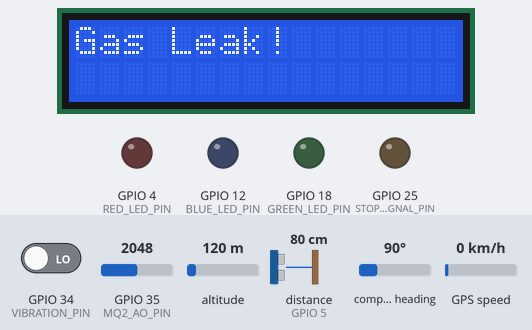
Recording of a sketch running on a simulated ESP32. On the bench: 16×2 character LCD, output pins drawn as LEDs (lit = HIGH). Wiring (inferred from the names in the program): ultrasonic range finder: trigger GPIO 23; echo GPIO 5. Inputs (shaded band) come from the test bench; at power-on: distance to the obstacle (sensor on GPIO 5) 80 cm, GPIO 35 (MQ2_AO_PIN) = 2048, GPIO 34 (VIBRATION_PIN) LOW, altitude 120 m, compass heading 90°, GPS speed 0 km/h. The echo pulse lasts 58.3 µs per cm; the GPS gets a fix after 3 s at 37.7749, -122.4194 with 8 satellites; the modem accepts every AT command (registered, SIM ready, sends succeed) and sends nothing else; pins used as bus, display or sensor lines are not drawn; what the sketch prints to the serial monitor is not drawn.

Above: at 3.2 s.
3.3 s: distance to the obstacle (sensor on GPIO 5) set to 39 cm
4.9 s: distance to the obstacle (sensor on GPIO 5) set to 30 cm
At 5.8 s:
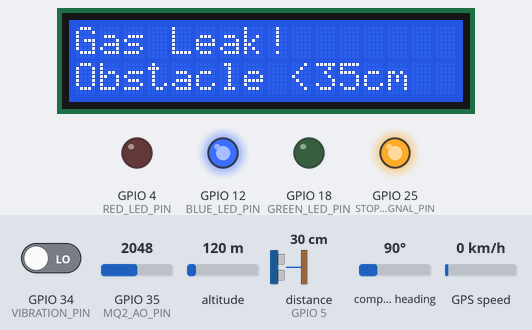
6.7 s: GPIO 35 (MQ2_AO_PIN) set to 1575
8.2 s: GPIO 35 (MQ2_AO_PIN) set to 1450
At 9.1 s:
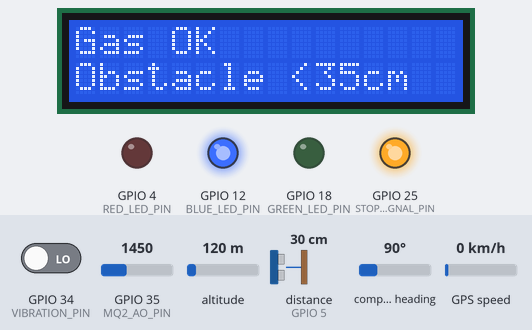
10.0 s: GPIO 34 (VIBRATION_PIN) driven HIGH
At 13.3 s:
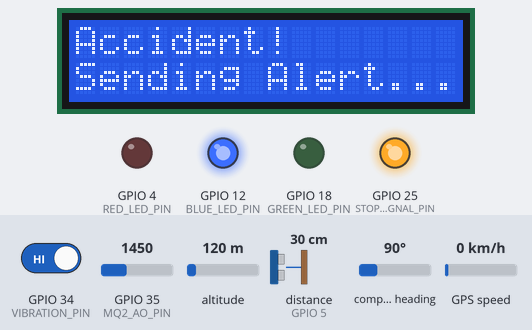
Timing chart, 0 to 21.8 s (numbered marks = the images above; inputs shaded):
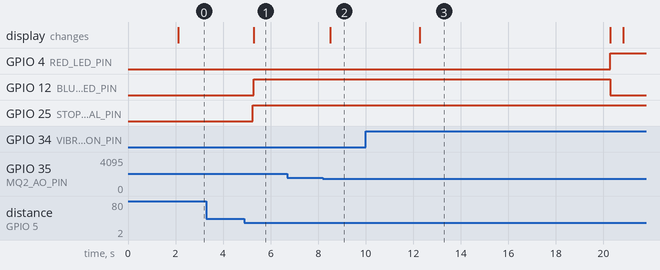

The sketch:

manual_codet_code_latest.ino
```cpp
#include <Wire.h>
#include <LiquidCrystal_I2C.h>
#include <TinyGPSPlus.h>
#include <SoftwareSerial.h>
#include <HardwareSerial.h>

// LCD Setup
LiquidCrystal_I2C lcd(0x27, 16, 2);

// GPS Setup (Serial1)
HardwareSerial gpsSerial(1); // UART1
TinyGPSPlus gps;

// GSM Setup (Serial2)
HardwareSerial gsmSerial(2); // UART2

// Pin Definitions
#define VIBRATION_PIN 34
#define MQ2_AO_PIN 35
#define TRIG_PIN 23
#define ECHO_PIN 5
#define STOP_SIGNAL_PIN 25

// LED Pins
#define BLUE_LED_PIN 12   // Obstacle Detected
#define RED_LED_PIN 4     // Accident Detected
#define GREEN_LED_PIN 18  // Normal

// I2C Pins (default for ESP32)
#define I2C_SDA 21
#define I2C_SCL 22

// Thresholds
#define GAS_THRESHOLD 1500
#define DISTANCE_THRESHOLD_CM 35
#define VIBRATION_DEBOUNCE_COUNT 5  // For false alarm reduction

// Variables
bool accidentDetected = false;
int vibrationCount = 0;

void setup() {
  Serial.begin(115200);

  // LCD
  Wire.begin(I2C_SDA, I2C_SCL);
  lcd.init();
  lcd.backlight();
  lcd.print("System Starting...");
  Serial.println("System Starting...");

  // Pin Modes
  pinMode(VIBRATION_PIN, INPUT);
  pinMode(MQ2_AO_PIN, INPUT);
  pinMode(TRIG_PIN, OUTPUT);
  pinMode(ECHO_PIN, INPUT);
  pinMode(STOP_SIGNAL_PIN, OUTPUT);

  pinMode(BLUE_LED_PIN, OUTPUT);
  pinMode(RED_LED_PIN, OUTPUT);
  pinMode(GREEN_LED_PIN, OUTPUT);

  // GPS & GSM
  gpsSerial.begin(9600, SERIAL_8N1, 16, 17);  // GPS
  gsmSerial.begin(9600, SERIAL_8N1, 26, 27);  // GSM

  delay(2000);
  lcd.clear();
  lcd.print("System Ready");
  Serial.println("System Ready");
}

void loop() {
  // Read sensors
  int vibration = digitalRead(VIBRATION_PIN);
  int gasLevel = analogRead(MQ2_AO_PIN);
  float distance = readUltrasonic();

  // Process GPS data
  while (gpsSerial.available()) {
    gps.encode(gpsSerial.read());
  }

  // Obstacle detection
  bool obstacleDetected = false;
  if (distance > 0 && distance < DISTANCE_THRESHOLD_CM) {
    digitalWrite(STOP_SIGNAL_PIN, HIGH);
    lcd.setCursor(0, 1);
    lcd.print("Obstacle <35cm ");
    Serial.println("Obstacle detected: Object < 35cm");
    obstacleDetected = true;
  } else {
    digitalWrite(STOP_SIGNAL_PIN, LOW);
  }

  // Gas detection
  bool gasLeak = gasLevel > GAS_THRESHOLD;

  // Debounce vibration signal
  if (vibration == HIGH) {
    vibrationCount++;
  } else {
    if (vibrationCount > 0) vibrationCount--;
  }

  // If vibration strong enough, trigger accident
  if (vibrationCount >= VIBRATION_DEBOUNCE_COUNT && !accidentDetected) {
    accidentDetected = true;
    lcd.clear();
    lcd.setCursor(0, 0);
    lcd.print("Accident!");
    lcd.setCursor(0, 1);
    lcd.print("Sending Alert...");
    Serial.println("Accident detected! Sending SMS alert...");
    sendSMS();
  }

  // LCD Gas status display
  lcd.setCursor(0, 0);
  if (gasLeak) {
    lcd.print("Gas Leak!    ");
    Serial.println("Gas Leak Detected!");
  } else {
    lcd.print("Gas OK       ");
    Serial.println("Gas Level Normal.");
  }

  // LED Logic - live update
  if (accidentDetected) {
    digitalWrite(RED_LED_PIN, HIGH);
    digitalWrite(BLUE_LED_PIN, LOW);
    digitalWrite(GREEN_LED_PIN, LOW);
  } else if (obstacleDetected) {
    digitalWrite(RED_LED_PIN, LOW);
    digitalWrite(BLUE_LED_PIN, HIGH);
    digitalWrite(GREEN_LED_PIN, LOW);
  } else if (!gasLeak) {
    digitalWrite(RED_LED_PIN, LOW);
    digitalWrite(BLUE_LED_PIN, LOW);
    digitalWrite(GREEN_LED_PIN, HIGH);
  } else {
    digitalWrite(RED_LED_PIN, LOW);
    digitalWrite(BLUE_LED_PIN, LOW);
    digitalWrite(GREEN_LED_PIN, LOW);
  }

  delay(500);  // Faster refresh
}

void sendSMS() {
  String location = "Unknown";
  if (gps.location.isValid()) {
    location = "Lat: " + String(gps.location.lat(), 6) + ", Lng: " + String(gps.location.lng(), 6);
  }

  gsmSerial.println("AT");
  delay(1000);
  gsmSerial.println("AT+CMGF=1");
  delay(1000);
  gsmSerial.println("AT+CMGS=\"+2349072480621\"");
  delay(1000);
  gsmSerial.print("\xF0\x9F\x9A\xA8 Accident Detected!\n");
  gsmSerial.print("Location: ");
  gsmSerial.print(location);
  gsmSerial.write(26); // End of SMS
  delay(5000);

  Serial.print("SMS Sent with Location: ");
  Serial.println(location);
}

float readUltrasonic() {
  digitalWrite(TRIG_PIN, LOW);
  delayMicroseconds(2);
  digitalWrite(TRIG_PIN, HIGH);
  delayMicroseconds(10);
  digitalWrite(TRIG_PIN, LOW);
  long duration = pulseIn(ECHO_PIN, HIGH, 30000);
  return (duration * 0.0343) / 2.0;
}
```

Measured:
- the behaviour switches between 35 and 34 cm on distance to the obstacle (sensor on GPIO 5) (found by bisection; images 0 and 1)
- the behaviour switches between 1501 and 1500 on GPIO 35 (MQ2_AO_PIN) (found by bisection; images 1 and 2)
- after the input at 3.3 s, every drawn part: stays the same
- after the input at 4.9 s, GPIO 12 (BLUE_LED_PIN): LOW → HIGH after 0.38 s; GPIO 25 (STOP_SIGNAL_PIN): LOW → HIGH after 0.35 s; the display: changes after 0.38 s (image 1)
- after the input at 6.7 s, every drawn part: stays the same
- after the input at 8.2 s, the display: changes after 0.31 s (image 2)
- after the input at 10.0 s, GPIO 4 (RED_LED_PIN): LOW → HIGH after 10.3 s; GPIO 12 (BLUE_LED_PIN): HIGH → LOW after 10.3 s; the display: changes after 2.3 s (image 3)
